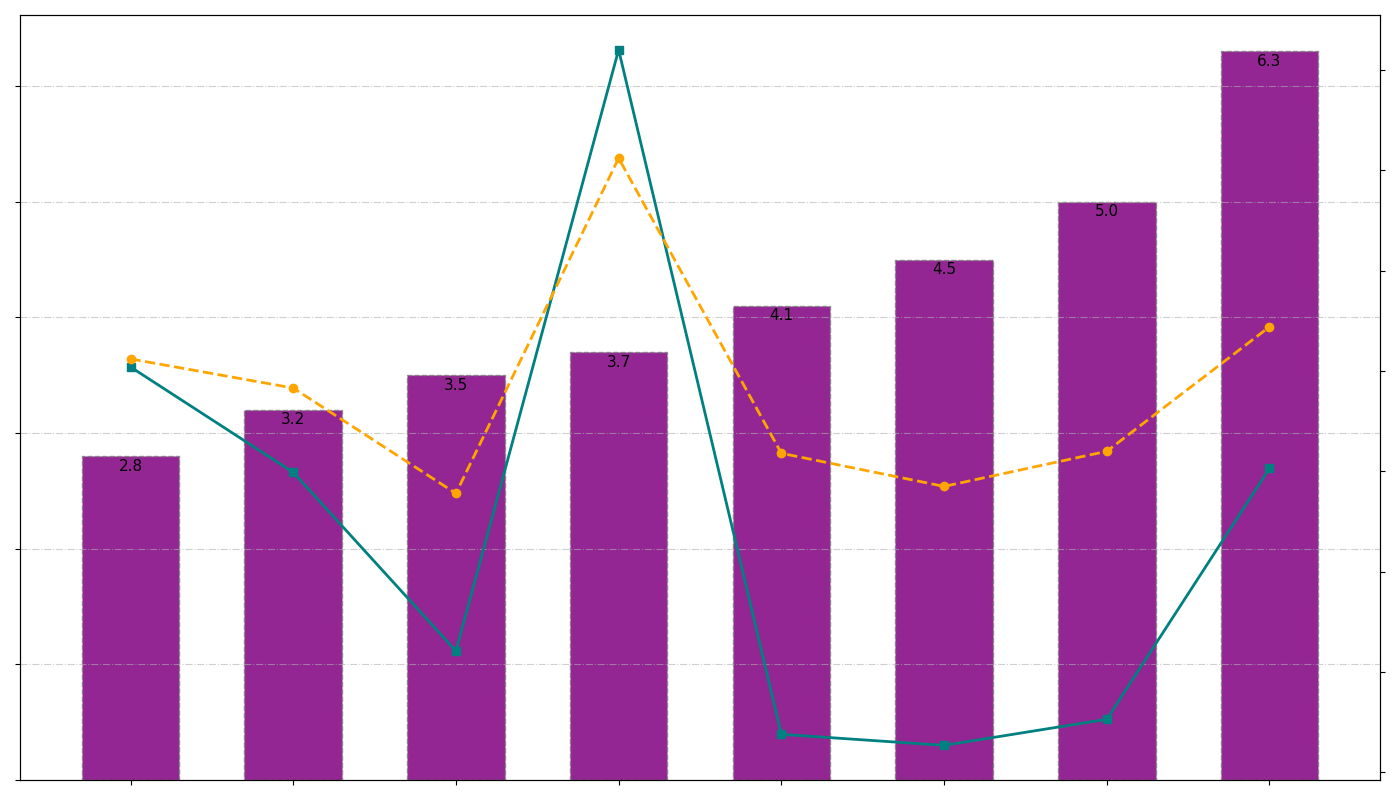

Reproduce this figure in Python.
import matplotlib.pyplot as plt
import numpy as np

cities = ["New York", "London", "Tokyo", "Paris", "Toronto", "Sydney", "Berlin", "Singapore"]
parks_per_square_mile = np.array([3.2, 4.1, 2.8, 5.0, 3.5, 6.3, 4.5, 3.7])

# New fake data for average temperature
average_temperature = np.array([58.3, 51.8, 61.2, 52.0, 47.8, 64.4, 48.5, 81.2])

sorted_indices = np.argsort(parks_per_square_mile)
sorted_parks_per_square_mile = parks_per_square_mile[sorted_indices]

average_rainfall = np.array([49.9, 23.8, 60.4, 25.3, 32.1, 50.3, 22.7, 92.0])
sorted_average_rainfall = average_rainfall[sorted_indices]
sorted_average_temperature = average_temperature[sorted_indices]

positions = np.arange(len(cities))
bar_width = 0.6

fig, ax1 = plt.subplots(figsize=(14, 8))

# Use a single color for all bars
bars = ax1.bar(positions, sorted_parks_per_square_mile, color='purple', width=bar_width, alpha=0.85, edgecolor='gray', linestyle='--')

for bar, height in zip(bars, sorted_parks_per_square_mile):
    ax1.text(bar.get_x() + bar.get_width()/2, height - 0.15, f'{height:.1f}', ha='center', va='bottom', color='black', fontsize=11)

ax2 = ax1.twinx()
ax2.plot(positions, sorted_average_rainfall, color='teal', marker='s', linestyle='-', linewidth=2)

# Plotting the new dataset - average temperature
ax2.plot(positions, sorted_average_temperature, color='orange', marker='o', linestyle='--', linewidth=2)

ax1.set_xticks(positions)
ax1.set_xticklabels([])  # Keep the city labels removed
ax1.set_yticklabels([])  # Keep the left y-axis labels removed
ax2.set_yticklabels([])  # Keep the right y-axis labels removed

ax1.grid(axis='y', linestyle='-.', alpha=0.6)

plt.tight_layout()
plt.show()
